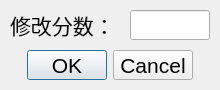
<?xml version="1.0" encoding="UTF-8"?>
<ui version="4.0">
 <class>Dialog</class>
 <widget class="QDialog" name="Dialog">
  <property name="geometry">
   <rect>
    <x>0</x>
    <y>0</y>
    <width>220</width>
    <height>90</height>
   </rect>
  </property>
  <property name="windowTitle">
   <string>Dialog</string>
  </property>
  <widget class="QLabel" name="label">
   <property name="geometry">
    <rect>
     <x>10</x>
     <y>10</y>
     <width>110</width>
     <height>30</height>
    </rect>
   </property>
   <property name="font">
    <font>
     <pointsize>16</pointsize>
    </font>
   </property>
   <property name="text">
    <string>修改分数：</string>
   </property>
  </widget>
  <widget class="QLineEdit" name="score">
   <property name="geometry">
    <rect>
     <x>130</x>
     <y>10</y>
     <width>80</width>
     <height>30</height>
    </rect>
   </property>
  </widget>
  <widget class="QDialogButtonBox" name="buttonBox">
   <property name="geometry">
    <rect>
     <x>10</x>
     <y>50</y>
     <width>200</width>
     <height>30</height>
    </rect>
   </property>
   <property name="font">
    <font>
     <pointsize>16</pointsize>
    </font>
   </property>
   <property name="standardButtons">
    <set>QDialogButtonBox::StandardButton::Cancel|QDialogButtonBox::StandardButton::Ok</set>
   </property>
   <property name="centerButtons">
    <bool>true</bool>
   </property>
  </widget>
 </widget>
 <resources/>
 <connections/>
</ui>
